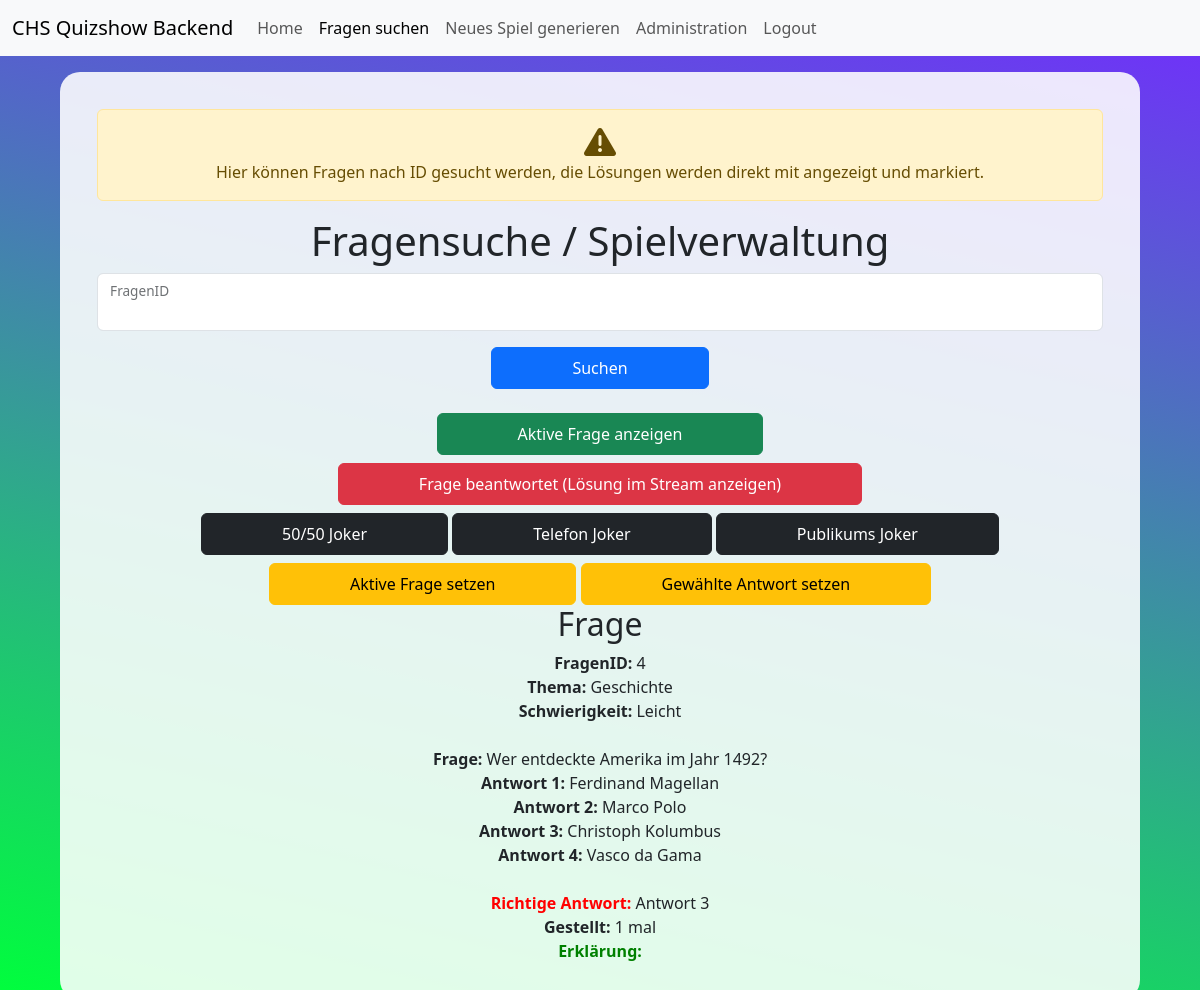
The page /fragen.php?id=4 (signed in) on the database its author committed.
### tables this page shows
CREATE TABLE `fragen` (
  `fragenid` bigint(20) UNSIGNED NOT NULL,
  `frage` varchar(500) NOT NULL,
  `thema` bigint(20) UNSIGNED NOT NULL,
  `schwierigkeit` bigint(20) UNSIGNED NOT NULL,
  `antwort1` varchar(500) NOT NULL,
  `antwort2` varchar(500) NOT NULL,
  `antwort3` varchar(500) NOT NULL,
  `antwort4` varchar(500) NOT NULL,
  `antwortrichtig` int(11) NOT NULL,
  `gestellt` tinyint(1) NOT NULL,
  `aktiv` tinyint(1) NOT NULL DEFAULT 0,
  `erklaerung` text DEFAULT NULL
);

CREATE TABLE `themen` (
  `themenid` bigint(20) UNSIGNED NOT NULL,
  `themenname` varchar(50) NOT NULL
);

CREATE TABLE `schwierigkeiten` (
  `schwierigkeitsID` bigint(20) UNSIGNED NOT NULL,
  `schwierigkeitsname` varchar(50) NOT NULL,
  `punkte` int(11) NOT NULL
);

### Assets/Classes/GetQuizData.php (called while the page is built, shortened)
<?php
class GetQuizData extends Database {
    public function showQuestion_specific($id) {
        $stmt = $this->connection->prepare("SELECT * FROM `themen` JOIN `fragen`, `schwierigkeiten` WHERE `themenid`=`thema` AND `schwierigkeitsid`=`schwierigkeit` AND `fragenid`=$id");
        $stmt->execute();
        $this->rows = $stmt->rowCount();
        $this->result = $stmt->fetchAll(PDO::FETCH_ASSOC);
    }
}

### Assets/Classes/Database.php (called while the page is built, shortened)
<?php
class Database {
    private $host = HOST;
    private $table = TABLE;
    private $username = USERNAME;
    private $password = PASSWORD;
    protected function connectDB() {
        try {
            $this->connection = new PDO("mysql:host=$this->host;dbname=$this->table", $this->username, $this->password);
        }
        catch (PDOException $e) {
            die("Database error");
        }
    }
}

### fragen.php (the view, shortened to what this page needs)
<!doctype html>
<html lang="en">
  <head>
    <link href="https://cdn.jsdelivr.net/npm/bootstrap@5.3.3/dist/css/bootstrap.min.css" rel="stylesheet">
    <link href="./Assets/CSS/styles.css" type="text/css" rel="stylesheet">
    <link href="./Assets/CSS/all.css" rel="stylesheet">
  </head>
  <body>
  <nav class="navbar navbar-expand-lg bg-body-tertiary">
    <div class="container-fluid">
      <a class="navbar-brand" href="index.php">CHS Quizshow Backend</a>
      <div class="collapse navbar-collapse" id="navbarNavAltMarkup">
        <div class="navbar-nav" style="text-align: right;">
          <a class="nav-link <?php if(!$_SESSION["loggedin"]) {echo "invisible";}?>" aria-current="page" href="index.php">Home</a>
          <a class="nav-link active <?php if(!$_SESSION["loggedin"]) {echo "invisible";}?>" href="fragen.php">Fragen suchen</a>
          <a class="nav-link <?php if(!$_SESSION["loggedin"]) {echo "invisible";}?>" href="new_game.php">Neues Spiel generieren</a>
          <a class="nav-link <?php if(!$_SESSION["loggedin"] || $_SESSION["role"] != "1") {echo "invisible";}?>" href="Admin/index.php">Administration</a>
          <a class="nav-link <?php if(!$_SESSION["loggedin"]) {echo "invisible";}?>" href="logout.php">Logout</a>
        </div>
      </div>
    </div>
    </nav>
  <div class="container-overlay">
    <div class="alert alert-warning" role="alert">
    <i class="fa-solid fa-2x fa-triangle-exclamation"></i><br>
    Hier können Fragen nach ID gesucht werden, die Lösungen werden direkt mit angezeigt und markiert.
    </div>
    <h1>Fragensuche / Spielverwaltung</h1>
    <form action="<?php echo $_SERVER["PHP_SELF"];?>" method="get">
      <div class="form-floating mb-3">
        <input type="number" class="form-control" id="floatingInput" name="id" required>
        <label for="floatingInput">FragenID</label>
        <input type="submit" class="btn btn-primary action-btn " style="margin-top: 1em;" value="Suchen">
      </div>
    </form>
    <form action="<?php echo $_SERVER["PHP_SELF"];?>" method="post">
      <input type="submit" value="Aktive Frage anzeigen" class="btn btn-success action-btn " name="show_active"><br>
        <input type="submit" value="Frage beantwortet (Lösung im Stream anzeigen)" class="btn btn-danger action-btn <?php if($_SESSION["role"] != 1 && $_SESSION["role"] != 2) {echo "invisible";}?>" name="show_result"><br>
        <input type="submit" value="50/50 Joker" class="btn btn-dark action-btn <?php if($_SESSION["role"] != 1 && $_SESSION["role"] != 2) {echo "invisible";}?>" name="5050">
        <input type="submit" value="Telefon Joker" class="btn btn-dark action-btn <?php if($_SESSION["role"] != 1 && $_SESSION["role"] != 2) {echo "invisible";}?>" name="TJ">
        <input type="submit" value="Publikums Joker" class="btn btn-dark action-btn <?php if($_SESSION["role"] != 1 && $_SESSION["role"] != 2) {echo "invisible";}?>" name="PJ">
    </form>
    <a class="btn btn-warning action-btn <?php if($_SESSION["role"] != 1 && $_SESSION["role"] != 2) {echo "invisible";}?>" data-bs-toggle="modal" data-bs-target="#setactive">Aktive Frage setzen</a>
      <a class="btn btn-warning action-btn <?php if($_SESSION["role"] != 1 && $_SESSION["role"] != 2) {echo "invisible";}?>" data-bs-toggle="modal" data-bs-target="#setchosen">Gewählte Antwort setzen</a>
    <?php
        if($_SERVER["REQUEST_METHOD"] == "GET" && !empty($_GET["id"])) {
            require_once("./Assets/Classes/Database.php");
            require_once("./Assets/Classes/GetQuizData.php");
            echo "<h2>Frage</h2>";
            $frage = new GetQuizData();
            $frage->showQuestion_specific($_GET["id"]);
            if($frage->rows == 0) {
                echo "Eine Frage mit dieser ID existiert nicht!";
            }
            else {
                foreach($frage->result as $r) {
                    echo '
                    <b>FragenID:</b> '. $r["fragenid"] .'<br>
                    <b>Thema:</b> '. $r["themenname"] .'<br>
                    <b>Schwierigkeit:</b> '. $r["schwierigkeitsname"] .'<br><br>
                    <b>Frage:</b> '. $r["frage"] .'<br>
                    <b>Antwort 1:</b> '. $r["antwort1"] .'<br>
                    <b>Antwort 2:</b> '. $r["antwort2"] .'<br>
                    <b>Antwort 3:</b> '. $r["antwort3"] .'<br>
                    <b>Antwort 4:</b> '. $r["antwort4"] .'<br><br>
                    <b style="color: red;">Richtige Antwort:</b> Antwort '. $r["antwortrichtig"] .'<br>
                    <b>Gestellt:</b> '. $r["gestellt"] .' mal<br>
                    <b style="color: green;">Erklärung:</b> '. $r["erklaerung"] .'<br>
                    ';
                }
            }
        }
    ?>
  </div>
        <?php $allowed=true; include("set_question_inc.php");?>
                  <?php $allowed=true; include("set_answer_inc.php");?>
  </body>
</html>

### Assets/CSS/styles.css (style rules this page uses)
html { min-height: 100%; background: rgb(0,255,60); background: -moz-linear-gradient(13deg, rgba(0,255,60,1) 0%, rgba(115,43,255,1) 100%); background: -webkit-linear-gradient(13deg, rgba(0,255,60,1) 0%, rgba(115,43,255,1) 100%); background: linear-gradient(13deg, rgba(0,255,60,1) 0%, rgba(115,43,255,1) 100%); filter: progid:DXImageTransform.Microsoft.gradient(startColorstr="#00ff3c",endColorstr="#732bff",GradientType=1); }
.container-overlay { background-color: rgba(255, 255, 255, 0.877); width: 90%; border-radius: 20px; padding: 2.3em; position: absolute; margin-top: 30em; left: 50%; margin-right: -50%; transform: translate(-50%, -50%); text-align: center; }
.action-btn { padding: 0.5em 5em 0.5em 5em !important; margin-top: 0.5em; }

### rows shown on the page
fragen: fragenid "4", thema.themenname "Geschichte", schwierigkeit.schwierigkeitsname "Leicht", frage "Wer entdeckte Amerika im Jahr 1492?", antwort1 "Ferdinand Magellan", antwort2 "Marco Polo", antwort3 "Christoph Kolumbus", antwort4 "Vasco da Gama", antwortrichtig "3", gestellt "1"
